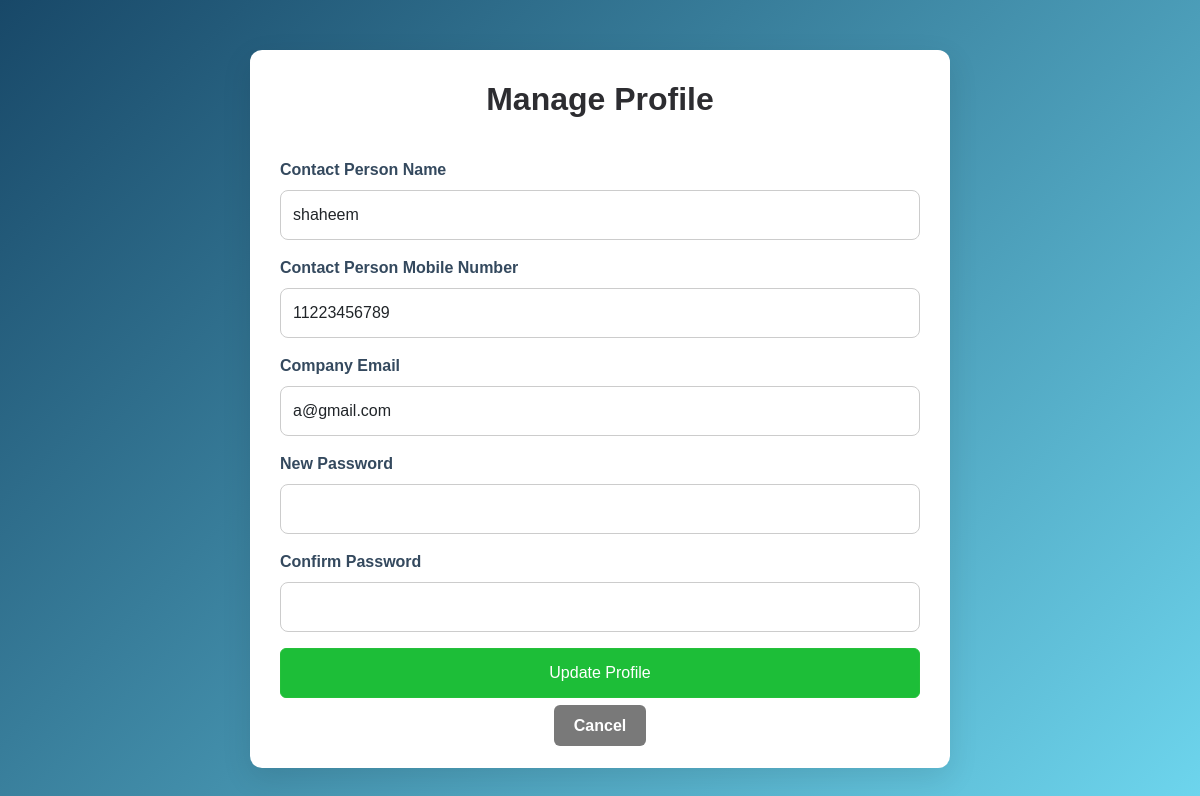
Page /company/profile.php (signed in) on the earlier database version.
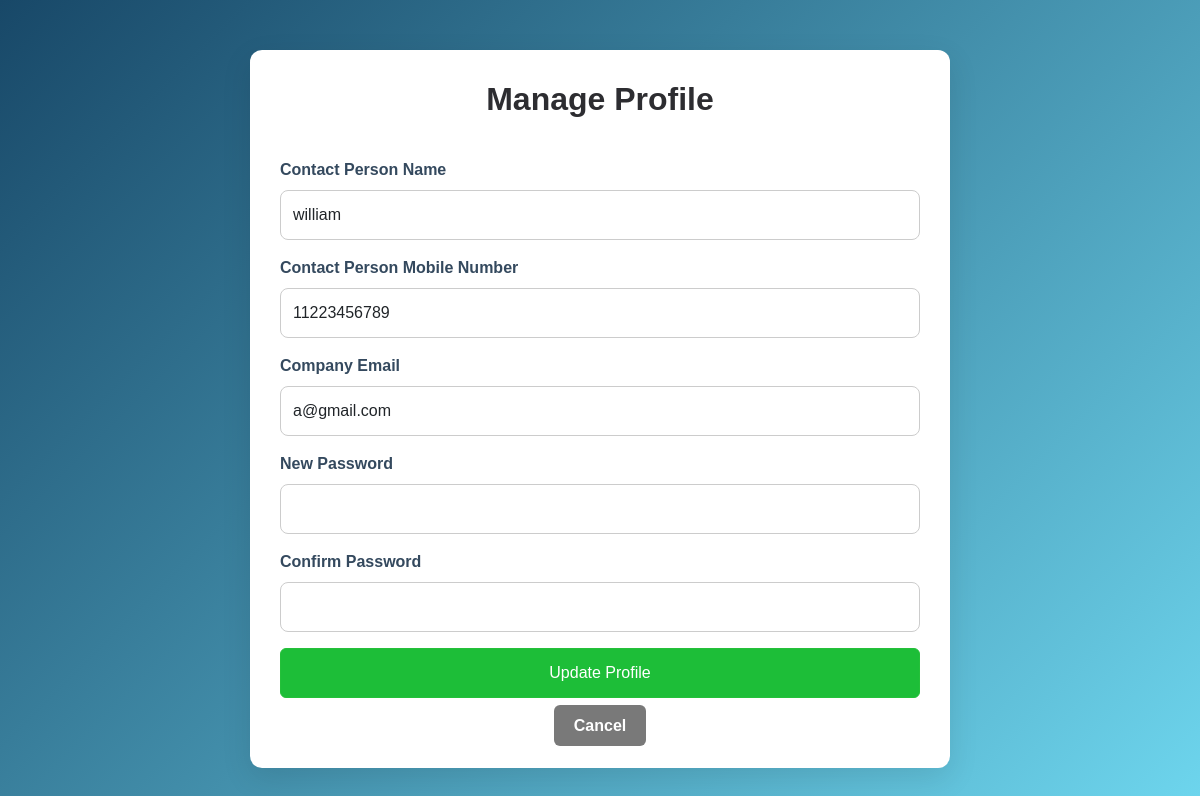
Same page on the later database version.
### tables this page shows
CREATE TABLE `organizations` (
  `OrganizationID` int(11) NOT NULL,
  `Name` varchar(100) NOT NULL,
  `Certification` varchar(255) DEFAULT NULL,
  `ContactPerson` varchar(100) DEFAULT NULL,
  `ContactNumber` varchar(15) DEFAULT NULL,
  `Email` varchar(100) NOT NULL,
  `password` varchar(255) NOT NULL,
  `RegistrationDate` timestamp NOT NULL DEFAULT current_timestamp()
);

### company/profile.php (the view, shortened to what this page needs)
<?php
require '../db.php';
$userID = $_SESSION['OrganizationID'];
$stmt = $conn->prepare("SELECT ContactPerson, ContactNumber, Email  FROM organizations WHERE OrganizationID = ?");
$stmt->bind_param("i", $userID);
$stmt->execute();
$stmt->bind_result($contactperson, $contactnumber, $email);
?>
<!DOCTYPE html>
<html lang="en">
<head>
    <link href="https://cdn.jsdelivr.net/npm/bootstrap@5.3.0-alpha1/dist/css/bootstrap.min.css" rel="stylesheet">
</head>
<body>
    <div class="container">
        <h2>Manage Profile</h2>
        <form method="POST" action="">
            <div class="mb-3">
                <label for="username" class="form-label">Contact Person Name</label>
                <input type="text" class="form-control" id="username" name="username" value="<?= htmlspecialchars($contactperson) ?>" required>
            </div>
            <div class="mb-3">
                <label for="phone_number" class="form-label">Contact Person Mobile Number </label>
                <input type="text" class="form-control" id="phone_number" name="phone_number" value="<?= htmlspecialchars($contactnumber) ?>" required>
            </div>
            <div class="mb-3">
                <label for="email" class="form-label">Company Email</label>
                <input type="email" class="form-control" id="email" name="email" value="<?= htmlspecialchars($email) ?>" required>
            </div>
            <div class="mb-3">
                <label for="password" class="form-label">New Password</label>
                <input type="password" class="form-control" id="password" name="password">
            </div>
            <div class="mb-3">
                <label for="password_confirmation" class="form-label">Confirm Password</label>
                <input type="password" class="form-control" id="password_confirmation" name="password_confirmation">
            </div>
            <button type="submit" class="btn btn-primary">Update Profile</button>
        </form>
        <div class="form-footer mt-3">
            <a href="company-dashboard.php">Cancel</a>
        </div>
    </div>
</body>
</html>

Differences in the rows shown:
changed organizations "a@gmail.com": username "shaheem" → "william"
